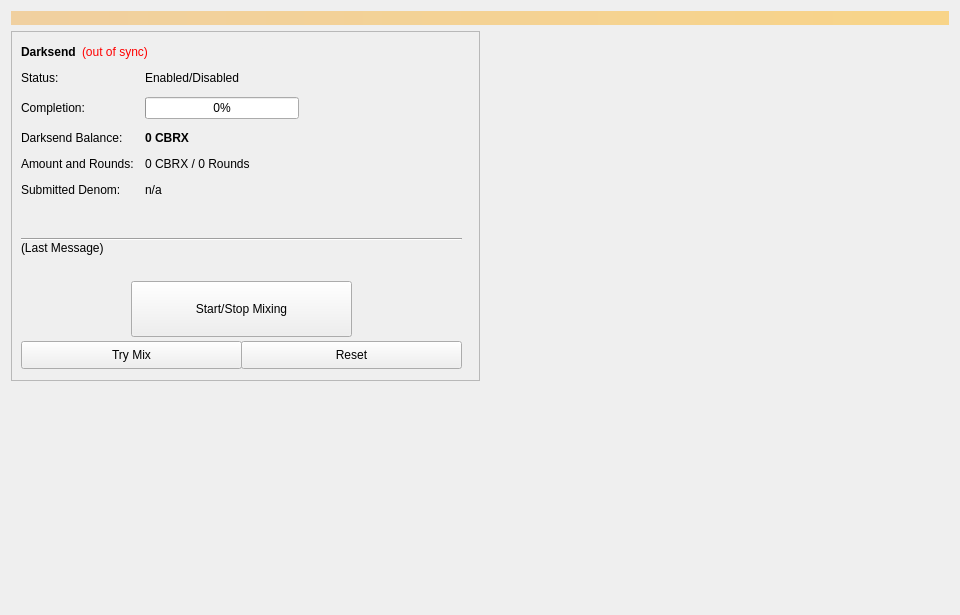
<?xml version="1.0" encoding="UTF-8"?>
<ui version="4.0">
 <class>Coinmix</class>
 <widget class="QWidget" name="Coinmix">
  <property name="geometry">
   <rect>
    <x>0</x>
    <y>0</y>
    <width>960</width>
    <height>615</height>
   </rect>
  </property>
  <property name="minimumSize">
   <size>
    <width>960</width>
    <height>0</height>
   </size>
  </property>
  <property name="windowTitle">
   <string>Form</string>
  </property>
  <layout class="QVBoxLayout" name="topLayout">
   <item>
    <widget class="QLabel" name="labelAlerts">
     <property name="visible">
      <bool>false</bool>
     </property>
     <property name="styleSheet">
      <string notr="true">background-color: qlineargradient(x1: 0, y1: 0, x2: 1, y2: 0, stop:0 #F0D0A0, stop:1 #F8D488); color:#000000;</string>
     </property>
     <property name="wordWrap">
      <bool>true</bool>
     </property>
     <property name="margin">
      <number>3</number>
     </property>
    </widget>
   </item>
   <item>
    <layout class="QHBoxLayout" name="horizontalLayout" stretch="1,1">
     <item>
      <layout class="QVBoxLayout" name="verticalLayout_2">
       <item>
        <widget class="QFrame" name="frameDarksend">
         <property name="minimumSize">
          <size>
           <width>0</width>
           <height>350</height>
          </size>
         </property>
         <property name="layoutDirection">
          <enum>Qt::LeftToRight</enum>
         </property>
         <property name="frameShape">
          <enum>QFrame::StyledPanel</enum>
         </property>
         <property name="frameShadow">
          <enum>QFrame::Raised</enum>
         </property>
         <widget class="QWidget" name="formLayoutWidget">
          <property name="geometry">
           <rect>
            <x>10</x>
            <y>40</y>
            <width>451</width>
            <height>161</height>
           </rect>
          </property>
          <layout class="QFormLayout" name="formLayout">
           <property name="fieldGrowthPolicy">
            <enum>QFormLayout::AllNonFixedFieldsGrow</enum>
           </property>
           <property name="horizontalSpacing">
            <number>11</number>
           </property>
           <property name="verticalSpacing">
            <number>12</number>
           </property>
           <item row="0" column="0">
            <widget class="QLabel" name="label_6">
             <property name="text">
              <string>Status:</string>
             </property>
            </widget>
           </item>
           <item row="1" column="0">
            <widget class="QLabel" name="label_7">
             <property name="text">
              <string>Completion:</string>
             </property>
            </widget>
           </item>
           <item row="1" column="1">
            <widget class="QProgressBar" name="DarksendProgress">
             <property name="maximumSize">
              <size>
               <width>154</width>
               <height>16777215</height>
              </size>
             </property>
             <property name="value">
              <number>0</number>
             </property>
            </widget>
           </item>
           <item row="2" column="0">
            <widget class="QLabel" name="labelAnonymizedText">
             <property name="text">
              <string>Darksend Balance:</string>
             </property>
            </widget>
           </item>
           <item row="2" column="1">
            <widget class="QLabel" name="labelAnonymized">
             <property name="font">
              <font>
               <weight>75</weight>
               <bold>true</bold>
              </font>
             </property>
             <property name="text">
              <string notr="true">0 CBRX</string>
             </property>
            </widget>
           </item>
           <item row="3" column="0">
            <widget class="QLabel" name="label_8">
             <property name="text">
              <string>Amount and Rounds:</string>
             </property>
            </widget>
           </item>
           <item row="3" column="1">
            <widget class="QLabel" name="labelAmountRounds">
             <property name="text">
              <string>0 CBRX / 0 Rounds</string>
             </property>
            </widget>
           </item>
           <item row="4" column="0">
            <widget class="QLabel" name="label_9">
             <property name="text">
              <string>Submitted Denom:</string>
             </property>
            </widget>
           </item>
           <item row="4" column="1">
            <widget class="QLabel" name="labelSubmittedDenom">
             <property name="toolTip">
              <string>The denominations you submitted to the Masternode.&lt;br&gt;To mix, other users must submit the exact same denominations.</string>
             </property>
             <property name="text">
              <string>n/a</string>
             </property>
            </widget>
           </item>
           <item row="0" column="1">
            <widget class="QLabel" name="DarksendEnabled">
             <property name="text">
              <string>Enabled/Disabled</string>
             </property>
            </widget>
           </item>
          </layout>
         </widget>
         <widget class="QPushButton" name="runAutoDenom">
          <property name="geometry">
           <rect>
            <x>251</x>
            <y>17</y>
            <width>1</width>
            <height>1</height>
           </rect>
          </property>
          <property name="palette">
           <palette>
            <active>
             <colorrole role="WindowText">
              <brush brushstyle="SolidPattern">
               <color alpha="255">
                <red>0</red>
                <green>0</green>
                <blue>0</blue>
               </color>
              </brush>
             </colorrole>
             <colorrole role="Button">
              <brush brushstyle="SolidPattern">
               <color alpha="255">
                <red>239</red>
                <green>238</green>
                <blue>238</blue>
               </color>
              </brush>
             </colorrole>
             <colorrole role="Light">
              <brush brushstyle="SolidPattern">
               <color alpha="255">
                <red>255</red>
                <green>255</green>
                <blue>255</blue>
               </color>
              </brush>
             </colorrole>
             <colorrole role="Midlight">
              <brush brushstyle="SolidPattern">
               <color alpha="255">
                <red>247</red>
                <green>246</green>
                <blue>246</blue>
               </color>
              </brush>
             </colorrole>
             <colorrole role="Dark">
              <brush brushstyle="SolidPattern">
               <color alpha="255">
                <red>119</red>
                <green>119</green>
                <blue>119</blue>
               </color>
              </brush>
             </colorrole>
             <colorrole role="Mid">
              <brush brushstyle="SolidPattern">
               <color alpha="255">
                <red>159</red>
                <green>159</green>
                <blue>159</blue>
               </color>
              </brush>
             </colorrole>
             <colorrole role="Text">
              <brush brushstyle="SolidPattern">
               <color alpha="255">
                <red>0</red>
                <green>0</green>
                <blue>0</blue>
               </color>
              </brush>
             </colorrole>
             <colorrole role="BrightText">
              <brush brushstyle="SolidPattern">
               <color alpha="255">
                <red>255</red>
                <green>255</green>
                <blue>255</blue>
               </color>
              </brush>
             </colorrole>
             <colorrole role="ButtonText">
              <brush brushstyle="SolidPattern">
               <color alpha="255">
                <red>0</red>
                <green>0</green>
                <blue>0</blue>
               </color>
              </brush>
             </colorrole>
             <colorrole role="Base">
              <brush brushstyle="SolidPattern">
               <color alpha="255">
                <red>255</red>
                <green>255</green>
                <blue>255</blue>
               </color>
              </brush>
             </colorrole>
             <colorrole role="Window">
              <brush brushstyle="SolidPattern">
               <color alpha="255">
                <red>239</red>
                <green>238</green>
                <blue>238</blue>
               </color>
              </brush>
             </colorrole>
             <colorrole role="Shadow">
              <brush brushstyle="SolidPattern">
               <color alpha="255">
                <red>0</red>
                <green>0</green>
                <blue>0</blue>
               </color>
              </brush>
             </colorrole>
             <colorrole role="AlternateBase">
              <brush brushstyle="SolidPattern">
               <color alpha="255">
                <red>247</red>
                <green>246</green>
                <blue>246</blue>
               </color>
              </brush>
             </colorrole>
             <colorrole role="ToolTipBase">
              <brush brushstyle="SolidPattern">
               <color alpha="255">
                <red>255</red>
                <green>255</green>
                <blue>220</blue>
               </color>
              </brush>
             </colorrole>
             <colorrole role="ToolTipText">
              <brush brushstyle="SolidPattern">
               <color alpha="255">
                <red>0</red>
                <green>0</green>
                <blue>0</blue>
               </color>
              </brush>
             </colorrole>
            </active>
            <inactive>
             <colorrole role="WindowText">
              <brush brushstyle="SolidPattern">
               <color alpha="255">
                <red>0</red>
                <green>0</green>
                <blue>0</blue>
               </color>
              </brush>
             </colorrole>
             <colorrole role="Button">
              <brush brushstyle="SolidPattern">
               <color alpha="255">
                <red>239</red>
                <green>238</green>
                <blue>238</blue>
               </color>
              </brush>
             </colorrole>
             <colorrole role="Light">
              <brush brushstyle="SolidPattern">
               <color alpha="255">
                <red>255</red>
                <green>255</green>
                <blue>255</blue>
               </color>
              </brush>
             </colorrole>
             <colorrole role="Midlight">
              <brush brushstyle="SolidPattern">
               <color alpha="255">
                <red>247</red>
                <green>246</green>
                <blue>246</blue>
               </color>
              </brush>
             </colorrole>
             <colorrole role="Dark">
              <brush brushstyle="SolidPattern">
               <color alpha="255">
                <red>119</red>
                <green>119</green>
                <blue>119</blue>
               </color>
              </brush>
             </colorrole>
             <colorrole role="Mid">
              <brush brushstyle="SolidPattern">
               <color alpha="255">
                <red>159</red>
                <green>159</green>
                <blue>159</blue>
               </color>
              </brush>
             </colorrole>
             <colorrole role="Text">
              <brush brushstyle="SolidPattern">
               <color alpha="255">
                <red>0</red>
                <green>0</green>
                <blue>0</blue>
               </color>
              </brush>
             </colorrole>
             <colorrole role="BrightText">
              <brush brushstyle="SolidPattern">
               <color alpha="255">
                <red>255</red>
                <green>255</green>
                <blue>255</blue>
               </color>
              </brush>
             </colorrole>
             <colorrole role="ButtonText">
              <brush brushstyle="SolidPattern">
               <color alpha="255">
                <red>0</red>
                <green>0</green>
                <blue>0</blue>
               </color>
              </brush>
             </colorrole>
             <colorrole role="Base">
              <brush brushstyle="SolidPattern">
               <color alpha="255">
                <red>255</red>
                <green>255</green>
                <blue>255</blue>
               </color>
              </brush>
             </colorrole>
             <colorrole role="Window">
              <brush brushstyle="SolidPattern">
               <color alpha="255">
                <red>239</red>
                <green>238</green>
                <blue>238</blue>
               </color>
              </brush>
             </colorrole>
             <colorrole role="Shadow">
              <brush brushstyle="SolidPattern">
               <color alpha="255">
                <red>0</red>
                <green>0</green>
                <blue>0</blue>
               </color>
              </brush>
             </colorrole>
             <colorrole role="AlternateBase">
              <brush brushstyle="SolidPattern">
               <color alpha="255">
                <red>247</red>
                <green>246</green>
                <blue>246</blue>
               </color>
              </brush>
             </colorrole>
             <colorrole role="ToolTipBase">
              <brush brushstyle="SolidPattern">
               <color alpha="255">
                <red>255</red>
                <green>255</green>
                <blue>220</blue>
               </color>
              </brush>
             </colorrole>
             <colorrole role="ToolTipText">
              <brush brushstyle="SolidPattern">
               <color alpha="255">
                <red>0</red>
                <green>0</green>
                <blue>0</blue>
               </color>
              </brush>
             </colorrole>
            </inactive>
            <disabled>
             <colorrole role="WindowText">
              <brush brushstyle="SolidPattern">
               <color alpha="255">
                <red>119</red>
                <green>119</green>
                <blue>119</blue>
               </color>
              </brush>
             </colorrole>
             <colorrole role="Button">
              <brush brushstyle="SolidPattern">
               <color alpha="255">
                <red>239</red>
                <green>238</green>
                <blue>238</blue>
               </color>
              </brush>
             </colorrole>
             <colorrole role="Light">
              <brush brushstyle="SolidPattern">
               <color alpha="255">
                <red>255</red>
                <green>255</green>
                <blue>255</blue>
               </color>
              </brush>
             </colorrole>
             <colorrole role="Midlight">
              <brush brushstyle="SolidPattern">
               <color alpha="255">
                <red>247</red>
                <green>246</green>
                <blue>246</blue>
               </color>
              </brush>
             </colorrole>
             <colorrole role="Dark">
              <brush brushstyle="SolidPattern">
               <color alpha="255">
                <red>119</red>
                <green>119</green>
                <blue>119</blue>
               </color>
              </brush>
             </colorrole>
             <colorrole role="Mid">
              <brush brushstyle="SolidPattern">
               <color alpha="255">
                <red>159</red>
                <green>159</green>
                <blue>159</blue>
               </color>
              </brush>
             </colorrole>
             <colorrole role="Text">
              <brush brushstyle="SolidPattern">
               <color alpha="255">
                <red>119</red>
                <green>119</green>
                <blue>119</blue>
               </color>
              </brush>
             </colorrole>
             <colorrole role="BrightText">
              <brush brushstyle="SolidPattern">
               <color alpha="255">
                <red>255</red>
                <green>255</green>
                <blue>255</blue>
               </color>
              </brush>
             </colorrole>
             <colorrole role="ButtonText">
              <brush brushstyle="SolidPattern">
               <color alpha="255">
                <red>119</red>
                <green>119</green>
                <blue>119</blue>
               </color>
              </brush>
             </colorrole>
             <colorrole role="Base">
              <brush brushstyle="SolidPattern">
               <color alpha="255">
                <red>239</red>
                <green>238</green>
                <blue>238</blue>
               </color>
              </brush>
             </colorrole>
             <colorrole role="Window">
              <brush brushstyle="SolidPattern">
               <color alpha="255">
                <red>239</red>
                <green>238</green>
                <blue>238</blue>
               </color>
              </brush>
             </colorrole>
             <colorrole role="Shadow">
              <brush brushstyle="SolidPattern">
               <color alpha="255">
                <red>0</red>
                <green>0</green>
                <blue>0</blue>
               </color>
              </brush>
             </colorrole>
             <colorrole role="AlternateBase">
              <brush brushstyle="SolidPattern">
               <color alpha="255">
                <red>239</red>
                <green>238</green>
                <blue>238</blue>
               </color>
              </brush>
             </colorrole>
             <colorrole role="ToolTipBase">
              <brush brushstyle="SolidPattern">
               <color alpha="255">
                <red>255</red>
                <green>255</green>
                <blue>220</blue>
               </color>
              </brush>
             </colorrole>
             <colorrole role="ToolTipText">
              <brush brushstyle="SolidPattern">
               <color alpha="255">
                <red>0</red>
                <green>0</green>
                <blue>0</blue>
               </color>
              </brush>
             </colorrole>
            </disabled>
           </palette>
          </property>
          <property name="focusPolicy">
           <enum>Qt::NoFocus</enum>
          </property>
          <property name="autoFillBackground">
           <bool>true</bool>
          </property>
          <property name="text">
           <string/>
          </property>
          <property name="flat">
           <bool>true</bool>
          </property>
         </widget>
         <widget class="QPushButton" name="toggleDarksend">
          <property name="geometry">
           <rect>
            <x>120</x>
            <y>250</y>
            <width>221</width>
            <height>56</height>
           </rect>
          </property>
          <property name="sizePolicy">
           <sizepolicy hsizetype="MinimumExpanding" vsizetype="Fixed">
            <horstretch>0</horstretch>
            <verstretch>0</verstretch>
           </sizepolicy>
          </property>
          <property name="text">
           <string>Start/Stop Mixing</string>
          </property>
         </widget>
         <widget class="Line" name="lineLastMessage">
          <property name="geometry">
           <rect>
            <x>10</x>
            <y>200</y>
            <width>441</width>
            <height>16</height>
           </rect>
          </property>
          <property name="orientation">
           <enum>Qt::Horizontal</enum>
          </property>
         </widget>
         <widget class="QLabel" name="DarksendStatus">
          <property name="geometry">
           <rect>
            <x>10</x>
            <y>210</y>
            <width>451</width>
            <height>43</height>
           </rect>
          </property>
          <property name="minimumSize">
           <size>
            <width>288</width>
            <height>43</height>
           </size>
          </property>
          <property name="text">
           <string>(Last Message)</string>
          </property>
          <property name="alignment">
           <set>Qt::AlignLeading|Qt::AlignLeft|Qt::AlignTop</set>
          </property>
          <property name="wordWrap">
           <bool>true</bool>
          </property>
         </widget>
         <widget class="QPushButton" name="DarksendAuto">
          <property name="geometry">
           <rect>
            <x>10</x>
            <y>310</y>
            <width>221</width>
            <height>28</height>
           </rect>
          </property>
          <property name="sizePolicy">
           <sizepolicy hsizetype="MinimumExpanding" vsizetype="Fixed">
            <horstretch>0</horstretch>
            <verstretch>0</verstretch>
           </sizepolicy>
          </property>
          <property name="toolTip">
           <string>Try to manually submit a Darksend request.</string>
          </property>
          <property name="text">
           <string>Try Mix</string>
          </property>
         </widget>
         <widget class="QPushButton" name="DarksendReset">
          <property name="geometry">
           <rect>
            <x>230</x>
            <y>310</y>
            <width>221</width>
            <height>28</height>
           </rect>
          </property>
          <property name="sizePolicy">
           <sizepolicy hsizetype="MinimumExpanding" vsizetype="Fixed">
            <horstretch>0</horstretch>
            <verstretch>0</verstretch>
           </sizepolicy>
          </property>
          <property name="toolTip">
           <string>Reset the current status of Darksend (can interrupt Darksend if it's in the process of Mixing, which can cost you money!)</string>
          </property>
          <property name="autoFillBackground">
           <bool>false</bool>
          </property>
          <property name="text">
           <string>Reset</string>
          </property>
         </widget>
         <widget class="QWidget" name="layoutWidget">
          <property name="geometry">
           <rect>
            <x>10</x>
            <y>10</y>
            <width>431</width>
            <height>22</height>
           </rect>
          </property>
          <layout class="QHBoxLayout" name="horizontalLayout_5">
           <item>
            <widget class="QLabel" name="label_2">
             <property name="font">
              <font>
               <weight>75</weight>
               <bold>true</bold>
              </font>
             </property>
             <property name="text">
              <string>Darksend</string>
             </property>
            </widget>
           </item>
           <item>
            <widget class="QLabel" name="labelDarksendSyncStatus">
             <property name="toolTip">
              <string>The displayed information may be out of date. Your wallet automatically synchronizes with the cobrax network after a connection is established, but this process has not completed yet.</string>
             </property>
             <property name="styleSheet">
              <string notr="true">QLabel { color: red; }</string>
             </property>
             <property name="text">
              <string notr="true">(out of sync)</string>
             </property>
             <property name="alignment">
              <set>Qt::AlignLeading|Qt::AlignLeft|Qt::AlignVCenter</set>
             </property>
            </widget>
           </item>
           <item>
            <spacer name="horizontalSpacer_4">
             <property name="orientation">
              <enum>Qt::Horizontal</enum>
             </property>
             <property name="sizeHint" stdset="0">
              <size>
               <width>40</width>
               <height>20</height>
              </size>
             </property>
            </spacer>
           </item>
          </layout>
         </widget>
        </widget>
       </item>
       <item>
        <spacer name="verticalSpacer">
         <property name="orientation">
          <enum>Qt::Vertical</enum>
         </property>
         <property name="sizeHint" stdset="0">
          <size>
           <width>20</width>
           <height>40</height>
          </size>
         </property>
        </spacer>
       </item>
      </layout>
     </item>
     <item>
      <layout class="QVBoxLayout" name="verticalLayout_3">
       <item>
        <spacer name="verticalSpacer_2">
         <property name="orientation">
          <enum>Qt::Vertical</enum>
         </property>
         <property name="sizeType">
          <enum>QSizePolicy::Expanding</enum>
         </property>
         <property name="sizeHint" stdset="0">
          <size>
           <width>20</width>
           <height>40</height>
          </size>
         </property>
        </spacer>
       </item>
      </layout>
     </item>
    </layout>
   </item>
  </layout>
 </widget>
 <resources/>
 <connections/>
</ui>
